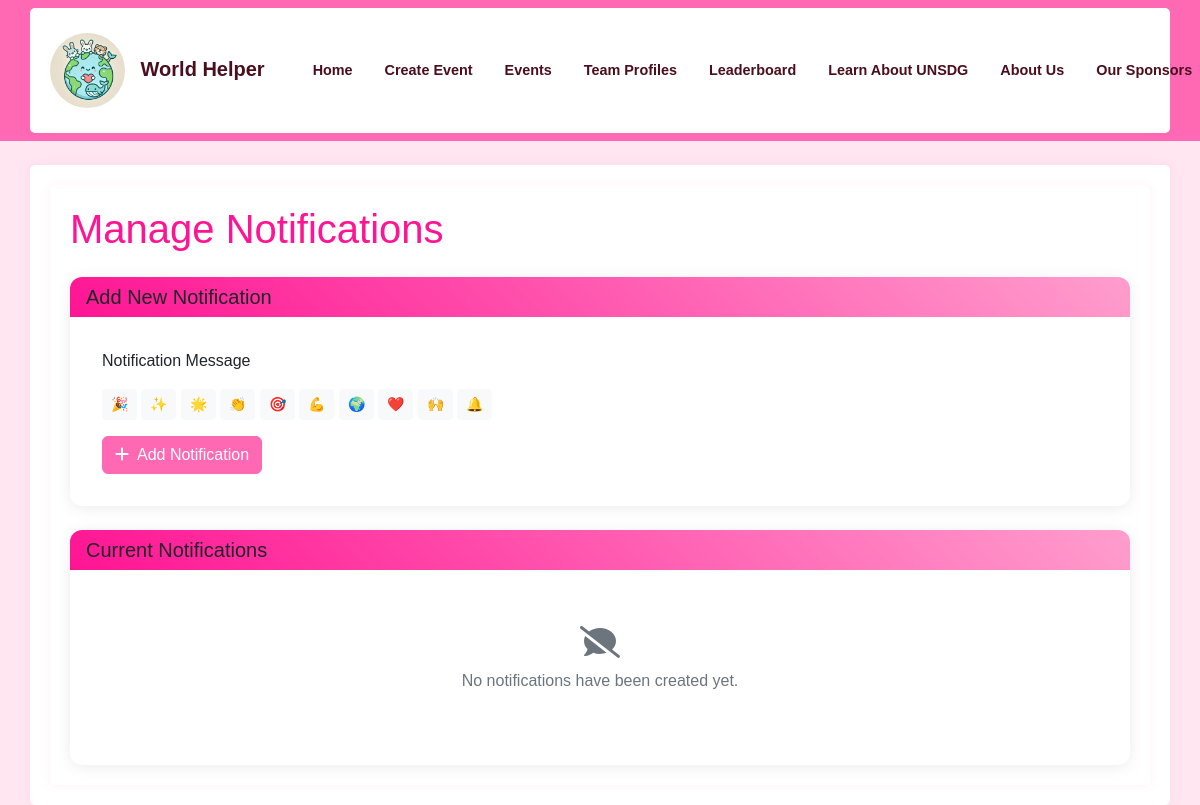
The page /notifications on the database as committed earlier.
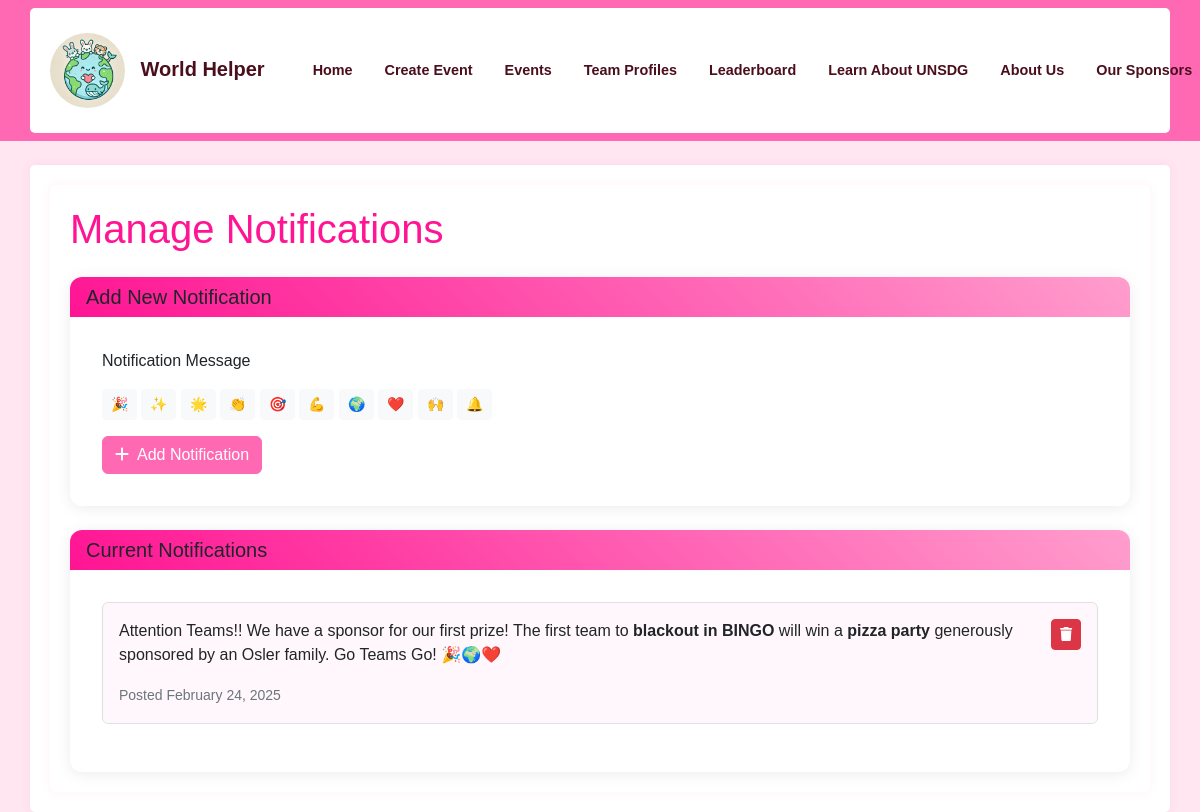
The same page on the database as committed later.
### app/models.py (models this page shows, shortened)
class Notification(db.Model):
    id = db.Column(db.Integer, primary_key=True)
    message = db.Column(db.Text, nullable=False)
    created_at = db.Column(db.DateTime, default=datetime.utcnow)
    active = db.Column(db.Boolean, default=True)

### app/admin/routes.py (the view)
@bp.route('/notifications')
def manage_notifications():
    notifications = Notification.query.order_by(Notification.created_at.desc()).all()
    return render_template('admin/notifications.html', notifications=notifications)

### app/templates/admin/notifications.html (shortened to what this page needs)
{% extends "base.html" %}
{% block content %}
<div class="container">
    <h1 class="mb-4">Manage Notifications</h1>
    <div class="card mb-4">
        <div class="card-header">
            <h5 class="mb-0">Add New Notification</h5>
        </div>
        <div class="card-body">
            <form method="POST" action="{{ url_for('admin.add_notification') }}" id="notificationForm">
                <div class="mb-3">
                    <label for="editor" class="form-label">Notification Message</label>
                    <div class="mt-2 emoji-buttons">
                        <button type="button" class="btn btn-light btn-sm emoji-btn" data-emoji="🎉">🎉</button>
                        <button type="button" class="btn btn-light btn-sm emoji-btn" data-emoji="✨">✨</button>
                        <button type="button" class="btn btn-light btn-sm emoji-btn" data-emoji="🌟">🌟</button>
                        <button type="button" class="btn btn-light btn-sm emoji-btn" data-emoji="👏">👏</button>
                        <button type="button" class="btn btn-light btn-sm emoji-btn" data-emoji="🎯">🎯</button>
                        <button type="button" class="btn btn-light btn-sm emoji-btn" data-emoji="💪">💪</button>
                        <button type="button" class="btn btn-light btn-sm emoji-btn" data-emoji="🌍">🌍</button>
                        <button type="button" class="btn btn-light btn-sm emoji-btn" data-emoji="❤️">❤️</button>
                        <button type="button" class="btn btn-light btn-sm emoji-btn" data-emoji="🙌">🙌</button>
                        <button type="button" class="btn btn-light btn-sm emoji-btn" data-emoji="🔔">🔔</button>
                    </div>
                </div>
                <button type="submit" class="btn btn-primary">
                    <i class="fas fa-plus me-2"></i>Add Notification
                </button>
            </form>
        </div>
    </div>
    <div class="card">
        <div class="card-header">
            <h5 class="mb-0">Current Notifications</h5>
        </div>
        <div class="card-body">
            {% if notifications %}
                {% for notification in notifications %}
                    <div class="notification-item mb-3 p-3 border rounded">
                        <div class="d-flex justify-content-between align-items-start">
                            <div>
                                <div class="mb-1">{{ notification.message|safe }}</div>
                                <small class="text-muted">Posted {{ notification.created_at.strftime('%B %d, %Y') }}</small>
                            </div>
                            <form method="POST" action="{{ url_for('admin.delete_notification', id=notification.id) }}" class="ms-3">
                                <button type="submit" class="btn btn-danger btn-sm" onclick="return confirm('Are you sure you want to delete this notification?')">
                                    <i class="fas fa-trash"></i>
                                </button>
                            </form>
                        </div>
                    </div>
                {% endfor %}
            {% else %}
                <div class="text-center text-muted py-4">
                    <i class="fas fa-comment-slash fa-2x mb-2"></i>
                    <p>No notifications have been created yet.</p>
                </div>
            {% endif %}
        </div>
    </div>
</div>
{% endblock %}

### app/templates/base.html (shortened to what this page needs)
<!DOCTYPE html>
<html lang="en">
<head>
    <link rel="stylesheet" href="https://cdn.jsdelivr.net/npm/bootstrap@5.2.3/dist/css/bootstrap.min.css">
    <link rel="stylesheet" href="{{ url_for('static', filename='css/custom.css') }}">
    <link rel="stylesheet" href="https://cdnjs.cloudflare.com/ajax/libs/font-awesome/6.0.0/css/all.min.css">
    <link href="https://cdn.quilljs.com/1.3.6/quill.snow.css" rel="stylesheet">
</head>
<body>
    <nav class="navbar navbar-expand-lg navbar-dark">
        <div class="container">
            <a class="navbar-brand" href="{{ url_for('main.index') }}">
                <img src="{{ url_for('static', filename='images/dalle.webp') }}"
                     alt="World Helper Logo"
                     class="navbar-logo">
                World Helper
            </a>
            <div class="collapse navbar-collapse" id="navbarNav">
                <ul class="navbar-nav ms-auto">
                    <li class="nav-item">
                        <a class="nav-link {{ 'active' if request.endpoint == 'main.index' }}" href="{{ url_for('main.index') }}">Home</a>
                    </li>
                    <li class="nav-item">
                        <a class="nav-link {{ 'active' if request.endpoint == 'main.create_event' }}" href="{{ url_for('main.create_event') }}">Create Event</a>
                    </li>
                    <li class="nav-item">
                        <a class="nav-link {{ 'active' if request.endpoint == 'main.events' }}" href="{{ url_for('main.events') }}">Events</a>
                    </li>
                    <li class="nav-item">
                        <a class="nav-link {{ 'active' if request.endpoint == 'main.team_profiles' }}" href="{{ url_for('main.team_profiles') }}">Team Profiles</a>
                    </li>
                    <li class="nav-item">
                        <a class="nav-link {{ 'active' if request.endpoint == 'main.leaderboard' }}" href="{{ url_for('main.leaderboard') }}">Leaderboard</a>
                    </li>
                    <li class="nav-item">
                        <a class="nav-link {{ 'active' if request.endpoint == 'main.learn_unsdg' }}" href="{{ url_for('main.learn_unsdg') }}">Learn About UNSDG</a>
                    </li>
                    <li class="nav-item">
                        <a class="nav-link {{ 'active' if request.endpoint == 'main.about' }}" href="{{ url_for('main.about') }}">About Us</a>
                    </li>
                    <li class="nav-item">
                        <a class="nav-link {{ 'active' if request.endpoint == 'main.sponsors' }}" href="{{ url_for('main.sponsors') }}">Our Sponsors</a>
                    </li>
                </ul>
            </div>
        </div>
    </nav>
    <div class="container mt-4">
        {% block content %}{% endblock %}
    </div>
</body>
</html>

### app/static/css/custom.css (style rules this page uses)
:root { --pink-primary: #FF1493; --pink-secondary: #FF69B4; --pink-light: #FFE6F0; --pink-border: #FFCCE6; --pink-hover: #FF1493; --pink-dark: #4a0e1c; }
body { font-family: 'Arial', sans-serif; background-color: var(--pink-light); }
.navbar { background-color: var(--pink-secondary) !important; }
.navbar-brand, .nav-link { color: var(--pink-dark) !important; font-weight: bold; transition: color 0.3s ease; }
.container { background-color: #ffffff; border-radius: 5px; padding: 20px; box-shadow: 0 0 10px rgba(255, 105, 180, 0.1); }
h1, .world-helper-title { color: var(--pink-primary); margin-bottom: 20px; }
.btn-primary { background-color: var(--pink-secondary); border-color: var(--pink-secondary); }
.card { border: 2px solid var(--pink-border); border-radius: 12px; box-shadow: 0 4px 6px rgba(0, 0, 0, 0.1); overflow: hidden; }
.card-body { padding: 2rem; }
.card { border: none; box-shadow: 0 2px 15px rgba(0,0,0,0.08); transition: transform 0.2s ease; }
.card-header { border-bottom: none; background: linear-gradient(45deg, var(--pink-primary), #ff9ecd); }
.notification-item { padding: 0.75rem; border-radius: 8px; background: rgba(255,105,180,0.05); margin-bottom: 1rem; }
.collapse { transition: all 0.3s ease; }
.navbar-nav { width: 100%; display: flex; justify-content: space-between; align-items: center; padding: 0 1rem; }
.nav-item { text-align: center; margin: 0 0.3rem; }
.nav-link { font-size: 0.9rem; white-space: nowrap; padding: 0.5rem 0.7rem !important; }
.navbar-logo { width: 75px; height: 75px; border-radius: 50%; margin-right: 10px; vertical-align: middle; }

### app/templates/admin/notifications.html (style rules this page uses)
.emoji-btn { font-family: 'Noto Color Emoji', sans-serif; }

Rows that differ between the two databases and show on the page:
added Notification: message "Attention Teams!! We have a sponsor for our first prize! The first team to blackout in BINGO will win a pizza party generously sponsored by an Osler family. Go Teams Go! 🎉🌍❤️", created_at "February 24, 2025"
Other text that changed with them:
text no longer shown: "No notifications have been created yet."
